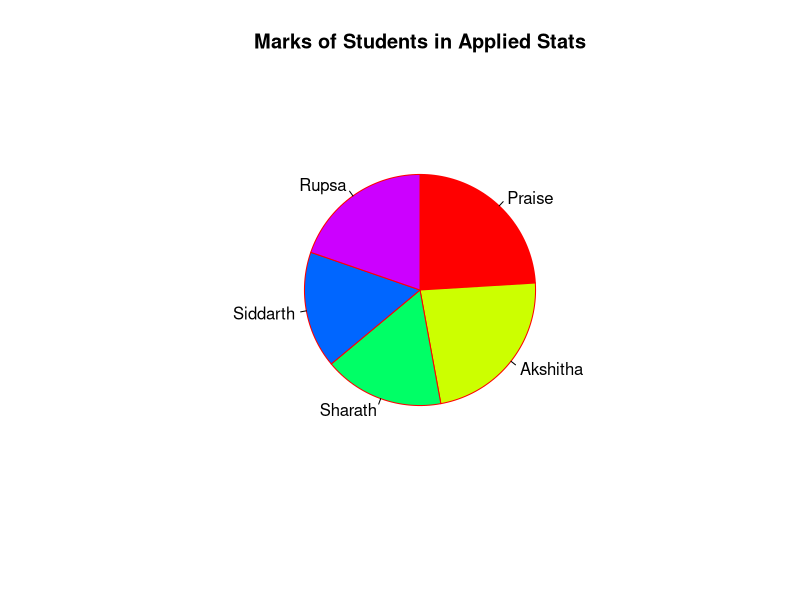
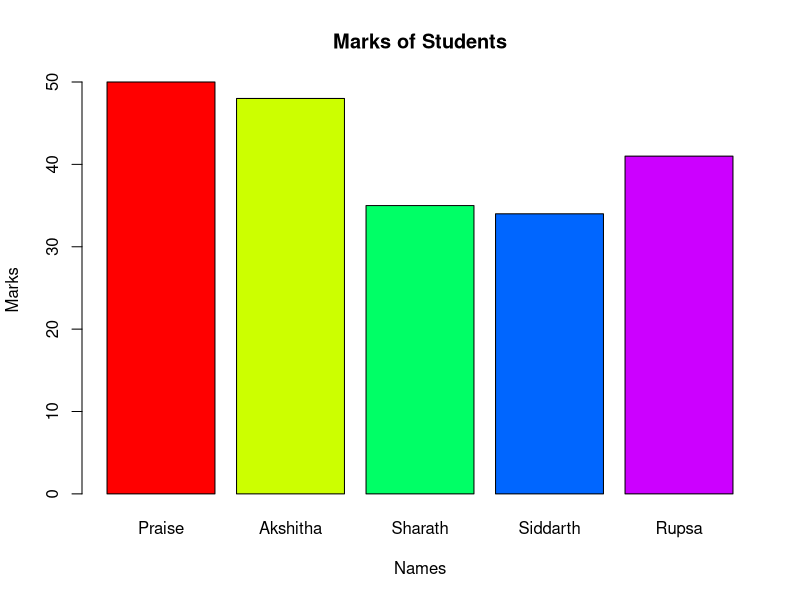
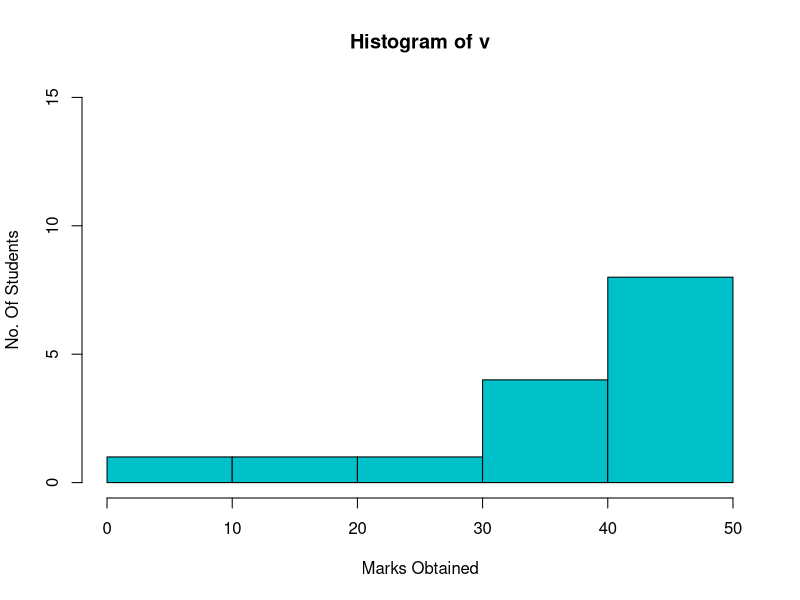
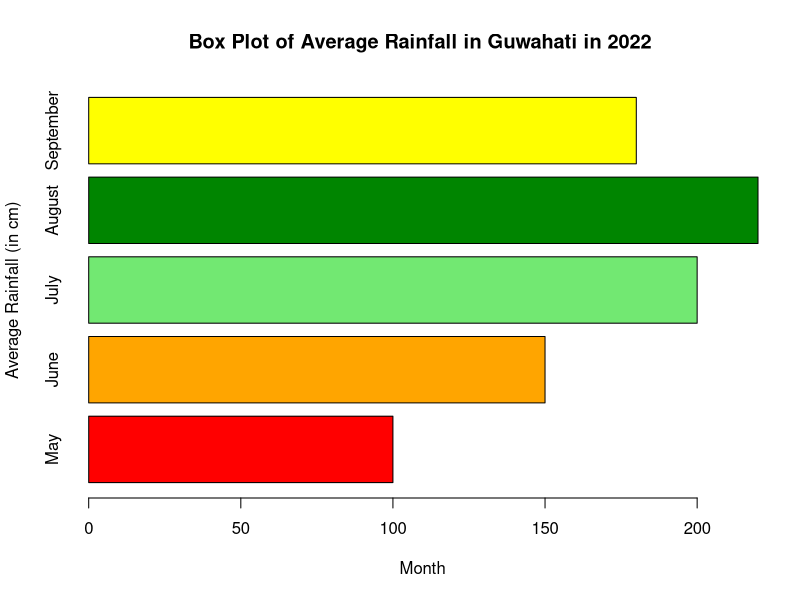
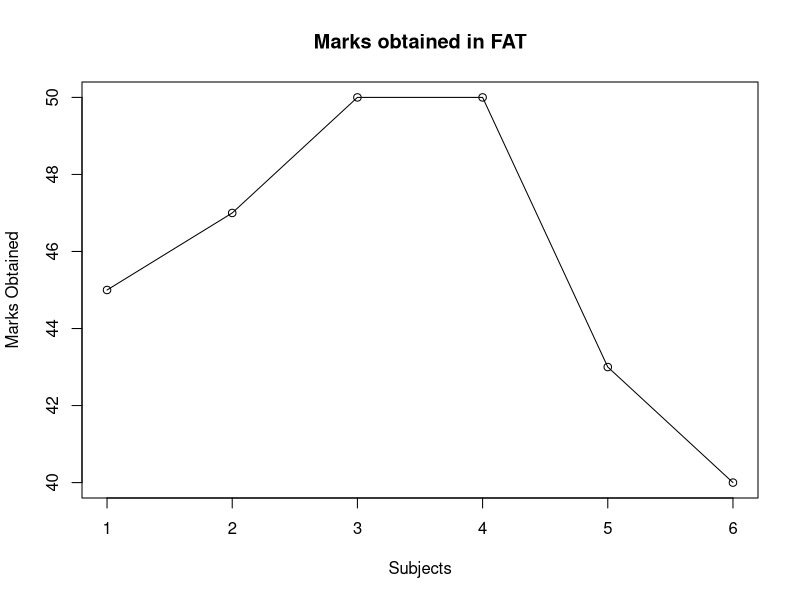

These figures' R source, in order:
# Drawing a Pie Chart

marks <- c(50, 48, 35, 34, 41)
names <- c("Praise", "Akshitha", "Sharath", "Siddarth", "Rupsa")
pie(marks, names, radius = 0.6, main = "Marks of Students in Applied Stats",
    col = rainbow(length(marks)), clockwise = TRUE, border = "#ff0000")

barplot(marks, ylab = "Marks", xlab = "Names", main = "Marks of Students",
        names.arg = names, col = rainbow(length(marks)))

v <- c(39, 33, 21, 15, 46, 31, 42, 50, 49, 37, 49, 50, 43.5, 40.5, 9)
 
 # Draw a Histogram showing the marks obatined (out of 50) by 15 students in the
 # CAT-1 examination of Applied Stats course.
hist(v, xlab = "Marks Obtained", ylab = "No. Of Students", col = "#00c0ca",
    border = "black", xlim = c(0, 50),
    ylim = c(0, 15), breaks = 5)

# Draw a box plot displaying the average rainfall(in cm) of Guwahati for the
# months of May, June, July, AUgust and September 2022
month <- c("May", "June", "July", "August", "September")
rainfall <- c(100, 150, 200, 220, 180)
barplot(rainfall, xlab = " Month",
        ylab = "Average Rainfall (in cm)",
        main = "Box Plot of Average Rainfall in Guwahati in 2022",
        col = c("red", "orange", "#72e872", "#008500", "yellow"),
        names.arg = month, horiz = TRUE)

# Using plot() depict the marks obtained by students in FAT in 6 subjects.

x <- c(1, 2, 3, 4, 5, 6)
y <- c(45, 47, 50, 50, 43, 40)
plot(x, y, main = "Marks obtained in FAT", xlab = "Subjects",
    ylab = "Marks Obtained", type = 'o')